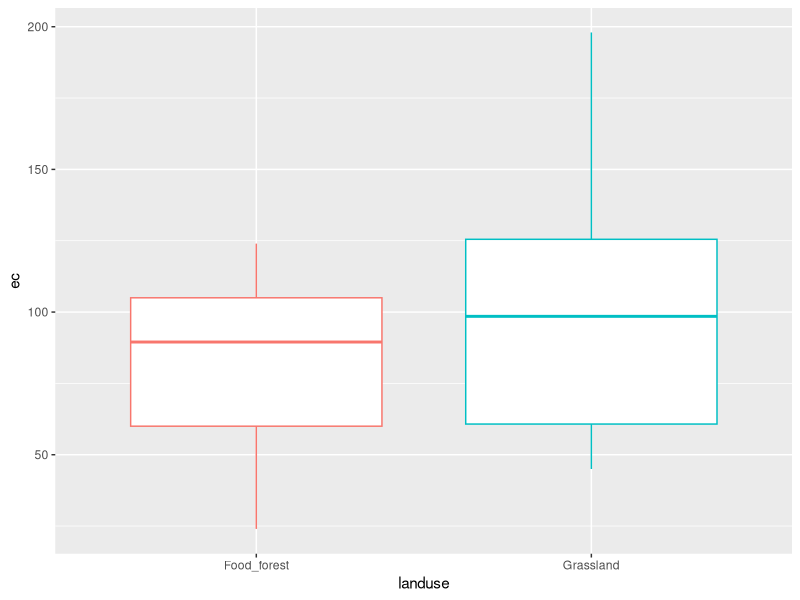
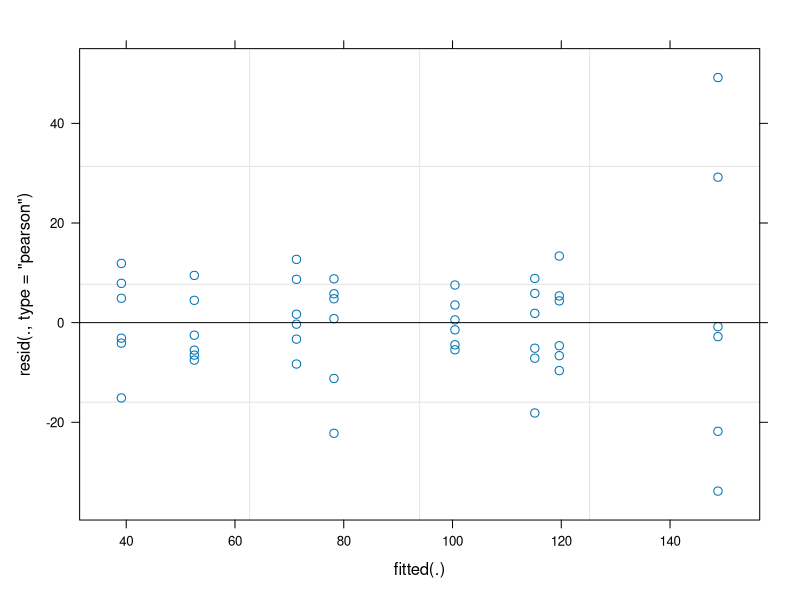
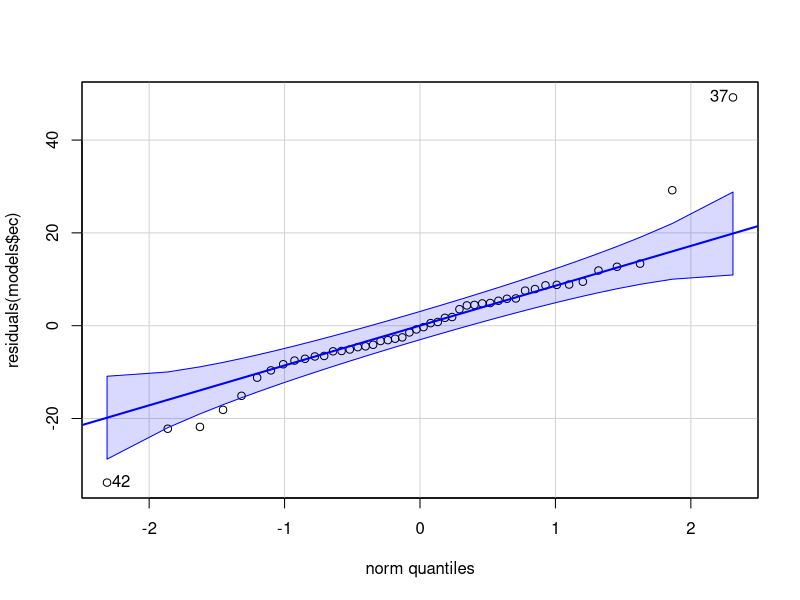
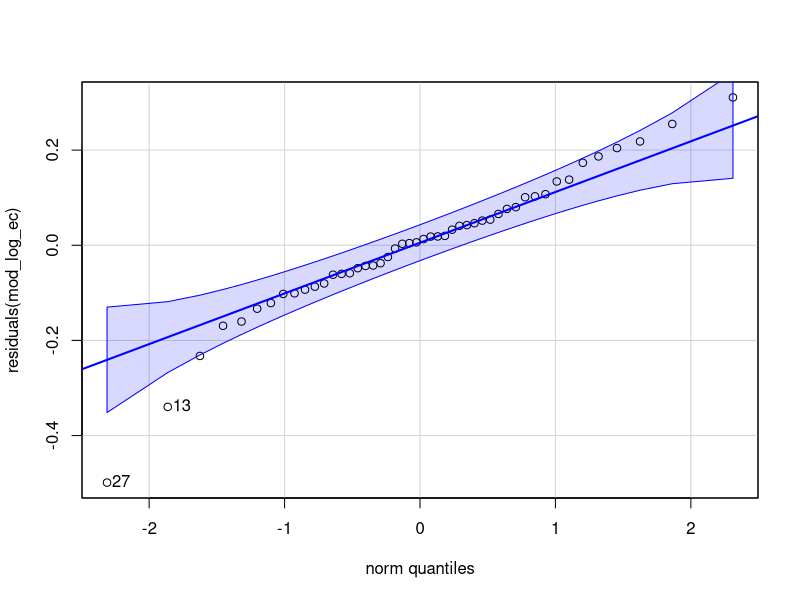
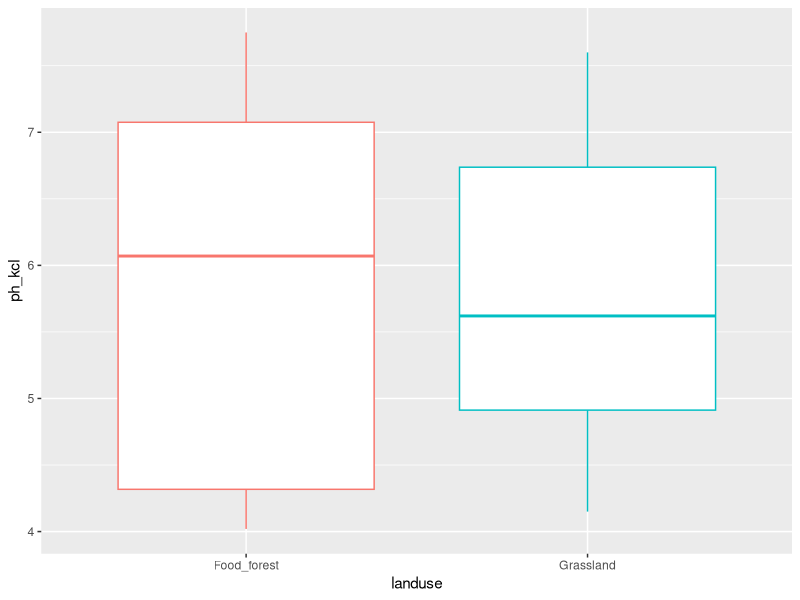
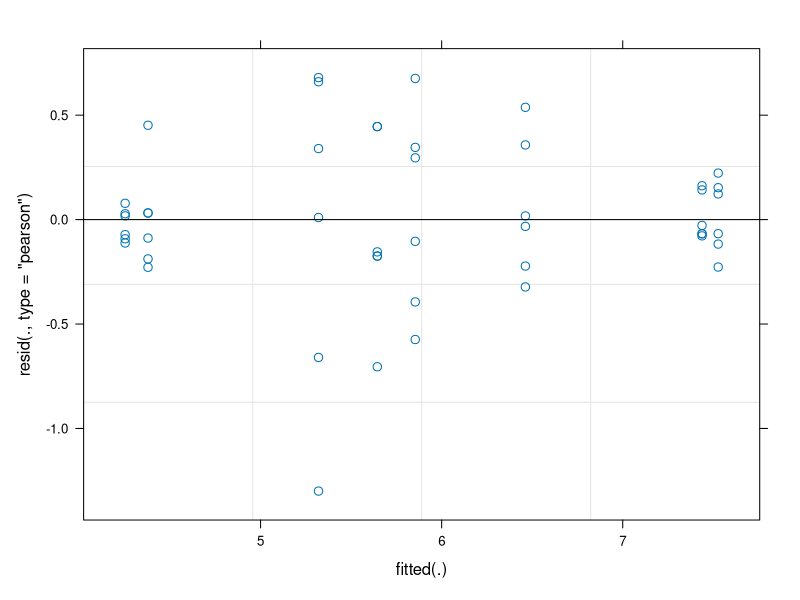
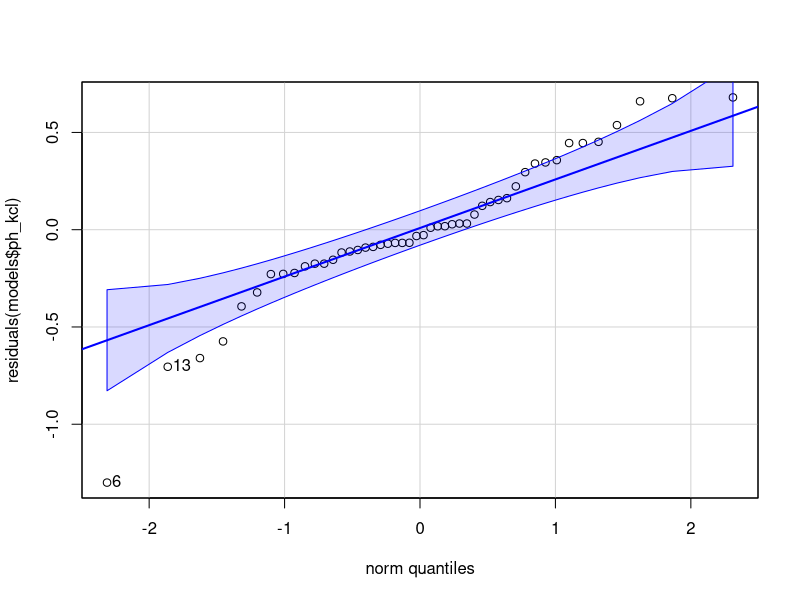
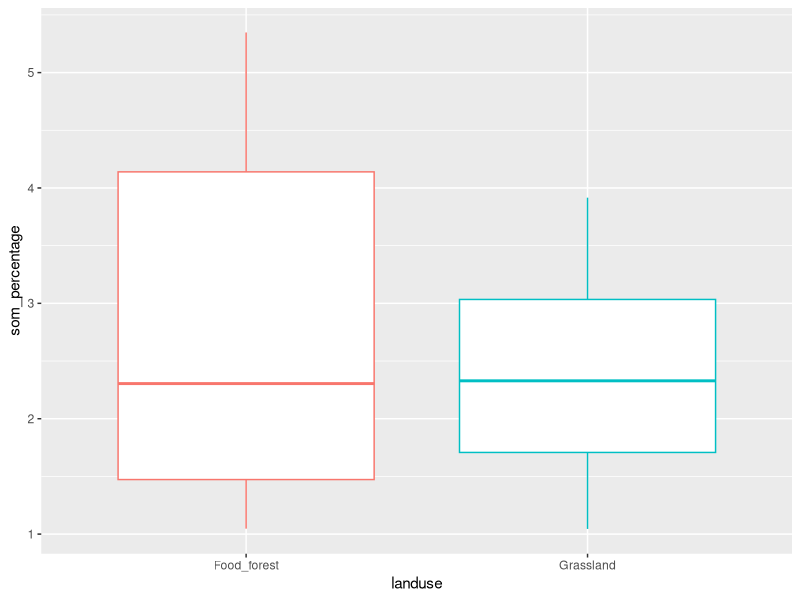

Write the R code that produced these figures, in order.
## ---- chunk 1
knitr::opts_chunk$set(message = FALSE, echo = FALSE, warning = FALSE)
## ---- chunk 2
library(tidyverse)
library(ggpubr)
library(car)
library(gridExtra)
library(flextable)
library(lmerTest)
library(lme4)
library(multcomp)
library(emmeans)
library(broom.mixed)
library(nlme)
library(afex)

## ---- chunk 3
lml <- read_csv2("MASTER_LML.csv")

lml$litter_sp <- factor(lml$litter_sp, levels=c("Alder","Hazel","Chestnut"))
lml$mesh_size <- factor(lml$mesh_size, levels=c("Fine","Medium","Coarse"))

mt <- read_csv2("MASTERFILE_decomp_10.csv")
cnp <- read_csv("CNP_data.csv")

mt_1 <- mt %>% left_join(cnp, by="code")

mt_2 <- mt_1 %>% mutate(age = 2021-year_of_landuse,
                      earthworms_2021 = compost_worms + soil_eating_worms + pendelaars)

mt_2 <- mt_2 %>% rowwise() %>% mutate(earthworms_2022 = sum(c_across(contains("Abundance")))*10)
mt_2 <- mt_2 %>% rename("vb_code" = "code")

# join litter mass data with landuse & location data
mt_2_lu_loc <- mt_2 %>% dplyr::select(vb_code, landuse, location)
lml_2 <- lml %>% left_join(mt_2_lu_loc, by ="vb_code")

# mt_3 <- mt_2 %>% filter(plot_nr < 5)

# sum columns mites and earthworms
mt_4 <- cbind(mt_2, mites_sum = rowSums(mt_2[c('Mites_oribatid_kg','Mites_other_kg')]))
mt_4 <- cbind(mt_4, biomass_ew_total = 
                rowSums(mt_2[c('Biomass_anecic','Biomass_endogeic','Biomass_epigeic','Biomass_juvenile')])*10)

# sum bacteria + actinos
mt_4 <- cbind(mt_4, bact_total = rowSums(mt_4[c("Bacteria_total","Actinobacteria_total")]))

## ---- chunk 4
# variables

vars <- mt_4 %>%
  dplyr::select(ph_kcl, som_percentage, b.d., ec, moisture_percentage, NO2_NO3_mg_kg, NH4_mg_kg,
            Total_P_mg_kg, Olsen_P_mg_kg, earthworms_2022, biomass_ew_total,
            Springtails_nr_kg, Mites_oribatid_kg, Mites_other_kg, nr_nematodes_gr_dry,
            Bacteria_total, bact_total, Microbial, Actinobacteria_total, Fungi_total, Total_plfa, AMF_NLFA,
            C_total, N_total, P_total, bact_total) %>%
  names() %>%
  set_names()

# normality and equal variances

normality <- map(vars, ~gghistogram(mt_4, .x,  fill = 'lightgrey', na.rm=TRUE))
plots_list <- map(normality, ~.x)
# grid.arrange(grobs = plots_list, ncol = 2, nrow = 10)

variances_loc_lu <- map(vars, ~leveneTest(mt_4[[.x]] ~ landuse * location, data = mt_4))

# tab_var <- mt_4 %>% group_by(landuse, location) %>% 
#   dplyr::select(ph_kcl, som_percentage, b.d.,                                                
#                 moisture_percentage, 
#                 NO2_NO3_mg_kg, NH4_mg_kg, Total_P_mg_kg, Olsen_P_mg_kg, earthworms_2022, 
#                 biomass_ew_total, Springtails_nr_kg, Mites_oribatid_kg, Mites_other_kg, 
#                 nr_nematodes_gr_dry,Bacteria_total, Microbial, Actinobacteria_total, 
#                 Fungi_total, Total_plfa, AMF_NLFA) %>% 
#           summarize_all(var, na.rm=TRUE) %>% mutate(across(where(is.numeric), round, 1))
# 
# tab_var %>% pivot_longer(cols=c(ph_kcl:AMF_NLFA)) %>% 
#                   pivot_wider(names_from = c(landuse,location),values_from = value) %>%
#             flextable()  %>%
#             set_table_properties(layout = "autofit")


## ---- chunk 5
# list of model outputs ANOVA
models <- list()
for (i in c('ph_kcl','som_percentage','b.d.','moisture_percentage', 'ec', 'NO2_NO3_mg_kg','NH4_mg_kg',
            'Total_P_mg_kg','Olsen_P_mg_kg','C_total','N_total','P_total',
            'earthworms_2022','biomass_ew_total',
            'Springtails_nr_kg','Mites_oribatid_kg','Mites_other_kg','nr_nematodes_gr_dry',
            'Bacteria_total','Microbial','Actinobacteria_total','Fungi_total','Total_plfa','AMF_NLFA', 'bact_total')) {
  f <- formula(paste(i,"~ landuse + (1|location/landuse)"))
  models[[i]] <- lmerTest::lmer(f, data=mt_4, na.action = "na.omit")
}
## ---- chunk 6
mt_4 %>% group_by(landuse) %>% summarize(mean=mean(ec),sd=sd(ec),var=var(ec))
variances_loc_lu$ec
mt_4 %>% group_by(landuse) %>% ggplot(aes(x=landuse, y=ec, color=landuse)) + geom_boxplot() + theme(legend.position='none')
plot(models$ec)
qqPlot(residuals(models$ec))
anova(models$ec)
shapiro.test(residuals(models$ec))

var_log_ec <- leveneTest(log(ec) ~ landuse * location, data=mt_4) #unequal variances fixed!
mod_log_ec <- lmerTest::lmer(log(ec+0.001) ~ landuse + (1|location/landuse), data=mt_4,
                  na.action = "na.omit")
qqPlot(residuals(mod_log_ec))
shapiro.test(residuals(mod_log_ec))
anova(mod_log_ec)

## ---- chunk 7
mt_4 %>% group_by(landuse, location) %>% summarize(mean=mean(ph_kcl),sd=sd(ph_kcl),var=var(ph_kcl))
# variances_loc_lu$ph_kcl
mt_4 %>% group_by(landuse) %>% ggplot(aes(x=landuse, y=ph_kcl, color=landuse)) + geom_boxplot() + theme(legend.position='none')
plot(models$ph_kcl)
qqPlot(residuals(models$ph_kcl))
# shapiro.test(residuals(models$ph_kcl))
# anova(models$ph_kcl)
# ranef(models$ph_kcl)

# exp(pH)
var_exp_ph <- leveneTest(exp(ph_kcl) ~ landuse * location, data=mt_4) #Still unequal variance!!
mod_exp_ph <- lmerTest::lmer(exp(ph_kcl) ~ landuse + (1|location/landuse), data=mt_4,
                  na.action = "na.omit")
# qqPlot(residuals(mod_exp_ph))
# shapiro.test(residuals(mod_exp_ph)) # normality fixed
# anova(mod_exp_ph)

#GLMM linear with log link
ph_glmm_log <- lme4::glmer(ph_kcl ~ landuse + (1|location/landuse), data=mt_4, na.action = "na.omit", family=gaussian(link="log"))
Anova(ph_glmm_log, type=3)
summary(ph_glmm_log)

summary(glht(ph_glmm_log, mcp(landuse = "Tukey")), test=adjusted("fdr"))
## ---- chunk 8
mt_4 %>% group_by(landuse, location) %>% 
    summarize(mean=mean(som_percentage),sd=sd(som_percentage),var=var(som_percentage))
# variances_loc_lu$som_percentage
mt_4 %>% group_by(landuse) %>% ggplot(aes(x=landuse, y=som_percentage, color=landuse)) + geom_boxplot() + theme(legend.position='none')
plot(models$som_percentage)
qqPlot(residuals(models$som_percentage))
# shapiro.test(residuals(models$som_percentage))
# anova(models$som_percentage)
# summary(models$som_percentage)

som_glmm <- lme4::glmer(som_percentage ~ landuse + (1|location/landuse), data=mt_4, na.action = "na.omit", family=gaussian(link="identity"))
anova(som_glmm)
summary(som_glmm)

## ---- chunk 9
mt_4 %>% group_by(landuse, location) %>% 
          summarize(mean=mean(b.d.),sd=sd(b.d.),var=var(b.d.))
# variances_loc_lu$b.d.
mt_4 %>% group_by(landuse) %>% ggplot(aes(x=landuse, y=b.d., color=landuse)) + geom_boxplot() + theme(legend.position='none')
plot(models$b.d.)
qqPlot(residuals(models$b.d.))
# shapiro.test(residuals(models$b.d.))
# anova(models$b.d.)
## ---- chunk 10
mt_4 %>% group_by(landuse, location) %>% 
  summarize(mean=mean(moisture_percentage),sd=sd(moisture_percentage),
            var=var(moisture_percentage))
# variances_loc_lu$moisture_percentage
mt_4 %>% group_by(landuse) %>% ggplot(aes(x=landuse, y=moisture_percentage,
                                          color=landuse)) + geom_boxplot() + 
          theme(legend.position='none')
plot(models$moisture_percentage)
qqPlot(residuals(models$moisture_percentage))
# shapiro.test(residuals(models$moisture_percentage))
# anova(models$moisture_percentage)
## ---- chunk 11
mt_4 %>% group_by(landuse, location) %>% 
  summarize(mean=mean(NO2_NO3_mg_kg),sd=sd(NO2_NO3_mg_kg),var=var(NO2_NO3_mg_kg))
# variances_loc_lu$NO2_NO3_mg_kg
mt_4 %>% group_by(landuse) %>% ggplot(aes(x=landuse, y=NO2_NO3_mg_kg, color=landuse)) + 
    geom_boxplot() + theme(legend.position='none')
plot(models$NO2_NO3_mg_kg)
qqPlot(residuals(models$NO2_NO3_mg_kg))
# shapiro.test(residuals(models$NO2_NO3_mg_kg))
# anova(models$NO2_NO3_mg_kg)

# Log transformation
var_log_N <- leveneTest(log(NO2_NO3_mg_kg) ~ landuse * location, data=mt_4) #UNEQUAL VARIANCES FIXED!
mod_log_N <- lmerTest::lmer(log(NO2_NO3_mg_kg+0.001) ~ landuse + (1|location/landuse), data=mt_4,
                  na.action = "na.omit")
# qqPlot(residuals(mod_log_N))
# shapiro.test(residuals(mod_log_N))
## ---- chunk 12
mt_4 %>% group_by(landuse, location) %>% summarize(mean=mean(NH4_mg_kg),sd=sd(NH4_mg_kg),var=var(NH4_mg_kg))
# variances_loc_lu$NH4_mg_kg
mt_4 %>% group_by(landuse) %>% ggplot(aes(x=landuse, y=NH4_mg_kg, color=landuse)) + geom_boxplot() + theme(legend.position='none')
plot(models$NH4_mg_kg)
qqPlot(residuals(models$NH4_mg_kg))
# shapiro.test(residuals(models$NH4_mg_kg))
# anova(models$NH4_mg_kg)

var_log_N_2 <- leveneTest(log(NH4_mg_kg) ~ landuse * location, data=mt_4) 
mod_log_N_2 <- lmerTest::lmer(log(NH4_mg_kg+0.001) ~ landuse + (1|location/landuse), data=mt_4,
                  na.action = "na.omit")
# qqPlot(residuals(mod_log_N_2))
# plot(mod_log_N_2)
# shapiro.test(residuals(mod_log_N_2)) #non-normality fixed!!
# anova(mod_log_N_2)
## ---- chunk 13
mt_4 %>% group_by(landuse, location) %>% summarize(mean=mean(Total_P_mg_kg),sd=sd(Total_P_mg_kg),var=var(Total_P_mg_kg))
# variances_loc_lu$Total_P_mg_kg
mt_4 %>% group_by(landuse) %>% ggplot(aes(x=landuse, y=Total_P_mg_kg, color=landuse)) + geom_boxplot() + theme(legend.position='none')
plot(models$Total_P_mg_kg)
qqPlot(residuals(models$Total_P_mg_kg))
shapiro.test(residuals(models$Total_P_mg_kg))

# Log transformation FIXED!!
var_log_P <- leveneTest(log(Total_P_mg_kg) ~ landuse * location, data=mt_4)
mod_log_P <- lmerTest::lmer(log(Total_P_mg_kg+0.001) ~ landuse + (1|location/landuse), data=mt_4,
                  na.action = "na.omit")
qqPlot(residuals(mod_log_P))
shapiro.test(residuals(mod_log_P))
anova(mod_log_P)
## ---- chunk 14
mt_4 %>% group_by(landuse, location) %>% summarize(mean=mean(Olsen_P_mg_kg),sd=sd(Olsen_P_mg_kg),var=var(Olsen_P_mg_kg))
variances_loc_lu$Olsen_P_mg_kg
mt_4 %>% group_by(landuse) %>% ggplot(aes(x=landuse, y=Olsen_P_mg_kg, color=landuse)) + geom_boxplot() + theme(legend.position='none')
plot(models$Olsen_P_mg_kg)
qqPlot(residuals(models$Olsen_P_mg_kg))
shapiro.test(residuals(models$Olsen_P_mg_kg))

# Log transformation FIXED!!
var_log_P_2 <- leveneTest(log(Olsen_P_mg_kg) ~ landuse * location, data=mt_4) #unequal variances fixed!
mod_log_P_2 <- lmerTest::lmer(log(Olsen_P_mg_kg+0.001) ~ landuse + (1|location/landuse), data=mt_4,
                  na.action = "na.omit")
qqPlot(residuals(mod_log_P_2))
shapiro.test(residuals(mod_log_P_2))
anova(mod_log_P_2)
## ---- chunk 15
mt_4 %>% group_by(landuse, location) %>% summarize(mean=mean(N_total),sd=sd(N_total),var=var(N_total))
# variances_loc_lu$N_total
mt_4 %>% group_by(landuse) %>% ggplot(aes(x=landuse, y=N_total, color=landuse)) + geom_boxplot() + theme(legend.position='none')
plot(models$N_total)
qqPlot(residuals(models$N_total))
shapiro.test(residuals(models$N_total))

# Log transformation FIXED!!
var_log_N_3 <- leveneTest(log(N_total) ~ landuse * location, data=mt_4)
mod_log_N_3 <- lmerTest::lmer(log(N_total+0.001) ~ landuse + (1|location/landuse), data=mt_4,
                  na.action = "na.omit")
qqPlot(residuals(mod_log_N_3))
shapiro.test(residuals(mod_log_N_3)) # Non-normality fixed!!!!
anova(mod_log_N_3)
## ---- chunk 16
mt_4 %>% group_by(landuse, location) %>% summarize(mean=mean(C_total),sd=sd(C_total),var=var(C_total))
# variances_loc_lu$C_total
mt_4 %>% group_by(landuse) %>% ggplot(aes(x=landuse, y=C_total, color=landuse)) + geom_boxplot() + theme(legend.position='none')
plot(models$C_total)
qqPlot(residuals(models$C_total))
shapiro.test(residuals(models$C_total))

# Log transformation FIXED!!
var_log_C <- leveneTest(log(C_total) ~ landuse * location, data=mt_4)
mod_log_C <- lmerTest::lmer(log(C_total+0.001) ~ landuse + (1|location/landuse), data=mt_4,
                  na.action = "na.omit")
qqPlot(residuals(mod_log_C))
shapiro.test(residuals(mod_log_C)) # Non-normality fixed!!!!
anova(mod_log_C)
## ---- chunk 17
mt_4 %>% group_by(landuse, location) %>% summarize(mean=mean(earthworms_2022, na.rm=TRUE),sd=sd(earthworms_2022, na.rm=TRUE),var=var(earthworms_2022, na.rm=TRUE))
# variances_loc_lu$earthworms_2022
mt_4 %>% group_by(landuse) %>% ggplot(aes(x=landuse, y=earthworms_2022, color=landuse)) + geom_boxplot() + theme(legend.position='none')
plot(models$earthworms_2022)
qqPlot(residuals(models$earthworms_2022))
# shapiro.test(residuals(models$earthworms_2022))
anova(models$earthworms_2022)
## ---- chunk 18
mt_4 %>% group_by(landuse, location) %>% summarize(mean=mean(biomass_ew_total, na.rm=TRUE),sd=sd(biomass_ew_total, na.rm=TRUE),var=var(biomass_ew_total, na.rm=TRUE))
# variances_loc_lu$biomass_ew_total
mt_4 %>% group_by(landuse) %>% ggplot(aes(x=landuse, y=biomass_ew_total, color=landuse)) + geom_boxplot() + theme(legend.position='none')
plot(models$biomass_ew_total)
qqPlot(residuals(models$biomass_ew_total))
# shapiro.test(residuals(models$biomass_ew_total))
anova(models$biomass_ew_total)

## ---- chunk 19
mt_4 %>% group_by(landuse, location) %>% summarize(mean=mean(Springtails_nr_kg, na.rm=TRUE),sd=sd(Springtails_nr_kg, na.rm=TRUE),var=var(Springtails_nr_kg, na.rm=TRUE))
# variances_loc_lu$Springtails_nr_kg
mt_4 %>% group_by(landuse) %>% ggplot(aes(x=landuse, y=Springtails_nr_kg, color=landuse)) + geom_boxplot()  + theme(legend.position='none')
plot(models$Springtails_nr_kg)
qqPlot(residuals(models$Springtails_nr_kg))
# shapiro.test(residuals(models$Springtails_nr_kg))
anova(models$Springtails_nr_kg)

## ---- chunk 20
normality$Mites_oribatid_kg
mt_4 %>% group_by(landuse, location) %>% summarize(mean=mean(Mites_oribatid_kg, na.rm=TRUE),sd=sd(Mites_oribatid_kg, na.rm=TRUE),var=var(Mites_oribatid_kg, na.rm=TRUE))
# variances_loc_lu$Mites_oribatid_kg
mt_4 %>% group_by(landuse) %>% ggplot(aes(x=landuse, y=Mites_oribatid_kg, color=landuse)) + geom_boxplot()  + theme(legend.position='none')
plot(models$Mites_oribatid_kg)
qqPlot(residuals(models$Mites_oribatid_kg))
# shapiro.test(residuals(models$Mites_oribatid_kg))
# anova(models$Mites_oribatid_kg)

# Log transformation
# var_log_ori <- leveneTest(log(Mites_oribatid_kg) ~ landuse * location, data=mt_4)
mod_log_ori <- lmer(log(Mites_oribatid_kg+0.0001) ~ landuse + (1|location/landuse), data=mt_4,
                  na.action = "na.omit")
# qqPlot(residuals(mod_log_ori))
# shapiro.test(residuals(mod_log_ori)) # DOESNT HELP!!

# exp transformation
# var_sqrt_ori <- leveneTest(sqrt(Mites_oribatid_kg) ~ landuse * location, data=mt_4)
mod_sqrt_ori <- lmer(sqrt(Mites_oribatid_kg) ~ landuse + (1|location/landuse), data=mt_4,
                  na.action = "na.omit")
qqPlot(residuals(mod_sqrt_ori))
shapiro.test(residuals(mod_sqrt_ori))
anova(mod_sqrt_ori)

#GLMM
glmm_ori <- lme4::glmer(Mites_oribatid_kg  ~ landuse + (1|location/landuse), data=mt_4,
                  na.action = "na.omit", family=poisson(link="log"))
anova(glmm_ori)
shapiro.test(residuals(glmm_ori)) # almost fixed!!
plot(glmm_ori)
summary(glht(glmm_ori, mcp(landuse = "Tukey")), test=adjusted("fdr")) # check adjusted fdr (Benjamini and Hochberg)
qqPlot(residuals(glmm_ori))
## ---- chunk 21
mt_4 %>% group_by(landuse, location) %>% summarize(mean=mean(Mites_other_kg, na.rm=TRUE),sd=sd(Mites_other_kg, na.rm=TRUE),var=var(Mites_other_kg, na.rm=TRUE))
# variances_loc_lu$Mites_other_kg
mt_4 %>% group_by(landuse) %>% ggplot(aes(x=landuse, y=Mites_other_kg, color=landuse)) + geom_boxplot() + theme(legend.position='none')
plot(models$Mites_other_kg)
qqPlot(residuals(models$Mites_other_kg))
shapiro.test(residuals(models$Mites_other_kg))
anova(models$Mites_other_kg)

# Log transformation
var_log_mit <- leveneTest(log(Mites_other_kg) ~ landuse * location, data=mt_4)
mod_log_mit <- lmer(log(Mites_other_kg+0.0001) ~ landuse + (1|location/landuse), data=mt_4,
                  na.action = "na.omit")
qqPlot(residuals(mod_log_mit))
shapiro.test(residuals(mod_log_mit)) # Normal residuals!!
anova(mod_log_mit)

var_sqrt_mit <-leveneTest(sqrt(Mites_other_kg)~ landuse * location, data=mt_4)
mod_sqrt_mit <- lmer(sqrt(Mites_other_kg) ~ landuse + (1|location/landuse), data=mt_4,
                  na.action = "na.omit")
shapiro.test(residuals(mod_sqrt_mit))
anova(mod_sqrt_mit)
## ---- chunk 22
mt_4 %>% group_by(landuse, location) %>% summarize(mean=mean(bact_total),sd=sd(bact_total),var=var(bact_total))
variances_loc_lu$bact_total
mt_4 %>% group_by(landuse) %>% ggplot(aes(x=landuse, y=bact_total, color=landuse)) + geom_boxplot() + theme(legend.position='none')
plot(models$bact_total)
qqPlot(residuals(models$bact_total))
# shapiro.test(residuals(models$bact_total))
anova(models$bact_total)

# Log transformation
var_log_bact <- leveneTest(log(bact_total) ~ landuse * location, data=mt_4) #equal variances!!
mod_log_bact <- lmer(log(bact_total+0.0001) ~ landuse + (1|location/landuse), data=mt_4,
                  na.action = "na.omit")
qqPlot(residuals(mod_log_bact))
shapiro.test(residuals(mod_log_bact))
anova(mod_log_bact)
## ---- chunk 23
mt_4 %>% group_by(landuse, location) %>% summarize(mean=mean(Microbial),sd=sd(Microbial),var=var(Microbial))
variances_loc_lu$Microbial
mt_4 %>% group_by(landuse) %>% ggplot(aes(x=landuse, y=Microbial, color=landuse)) + geom_boxplot() + theme(legend.position='none')
plot(models$Microbial)
qqPlot(residuals(models$Microbial))
# shapiro.test(residuals(models$Microbial))
anova(models$Microbial)
## ---- chunk 24
mt_4 %>% group_by(landuse, location) %>% summarize(mean=mean(Actinobacteria_total),sd=sd(Actinobacteria_total),var=var(Actinobacteria_total))
variances_loc_lu$Actinobacteria_total
mt_4 %>% group_by(landuse) %>% ggplot(aes(x=landuse, y=Actinobacteria_total, color=landuse)) + geom_boxplot() + theme(legend.position='none')
plot(models$Actinobacteria_total)
qqPlot(residuals(models$Actinobacteria_total))
# shapiro.test(residuals(models$Actinobacteria_total))
anova(models$Actinobacteria_total)

# Log transformation
var_log_act <- leveneTest(log(Actinobacteria_total) ~ landuse * location, data=mt_4) #equal variances!!
mod_log_act <- lmer(log(Actinobacteria_total+0.0001) ~ landuse + (1|location/landuse), data=mt_4,
                  na.action = "na.omit")
qqPlot(residuals(mod_log_act))
shapiro.test(residuals(mod_log_act))
anova(mod_log_act)
## ---- chunk 25
mt_4 %>% group_by(landuse, location) %>% summarize(mean=mean(Fungi_total),sd=sd(Fungi_total),var=var(Fungi_total))
# variances_loc_lu$Fungi_total
mt_4 %>% group_by(landuse) %>% ggplot(aes(x=landuse, y=Fungi_total, color=landuse)) + geom_boxplot() + theme(legend.position='none')
plot(models$Fungi_total)
qqPlot(residuals(models$Fungi_total))
shapiro.test(residuals(models$Fungi_total))
anova(models$Fungi_total)

# Log transformation
var_log_fun <- leveneTest(log(Fungi_total) ~ landuse * location, data=mt_4) #equal variances!!
mod_log_fun <- lmer(log(Fungi_total+0.0001) ~ landuse + (1|location/landuse), data=mt_4,
                  na.action = "na.omit")
qqPlot(residuals(mod_log_fun))
shapiro.test(residuals(mod_log_fun))
anova(mod_log_fun)
## ---- chunk 26
mt_4 %>% group_by(landuse, location) %>% summarize(mean=mean(Total_plfa),sd=sd(Total_plfa),var=var(Total_plfa))
variances_loc_lu$Total_plfa
mt_4 %>% group_by(landuse) %>% ggplot(aes(x=landuse, y=Total_plfa, color=landuse)) + geom_boxplot() + theme(legend.position='none')
plot(models$Total_plfa)
qqPlot(residuals(models$Total_plfa))
# shapiro.test(residuals(models$Total_plfa))
anova(models$Total_plfa)

# Log transformation
var_log_plfa <- leveneTest(log(Total_plfa) ~ landuse * location, data=mt_4) #equal variances!!
mod_log_plfa <- lmer(log(Total_plfa+0.0001) ~ landuse + (1|location/landuse), data=mt_4,
                  na.action = "na.omit")
qqPlot(residuals(mod_log_plfa))
shapiro.test(residuals(mod_log_plfa))
anova(mod_log_plfa)
## ---- chunk 27
mt_4 %>% group_by(location,landuse) %>% summarize(mean=mean(AMF_NLFA),sd=sd(AMF_NLFA),var=var(AMF_NLFA))
variances_loc_lu$AMF_NLFA
mt_4 %>% group_by(landuse) %>% ggplot(aes(x=landuse, y=AMF_NLFA, color=landuse)) + geom_boxplot() + theme(legend.position='none')
plot(models$AMF_NLFA)
qqPlot(residuals(models$AMF_NLFA))
shapiro.test(residuals(models$AMF_NLFA))
anova(models$AMF_NLFA)

# log transform AMF
mod_log_amf <- lmer(log(AMF_NLFA) ~ landuse + (1|location), data=mt_4, na.action = "na.omit")
var_log_amf <- leveneTest(log(AMF_NLFA) ~ landuse * location, data=mt_4) # EQUAL VARIANCES!!
qqPlot(residuals(mod_log_amf))
shapiro.test(residuals(mod_log_amf)) #NORMAL!!
anova(mod_log_amf)

# Generalized least squares
gls_AMF <- gls(AMF_NLFA ~ landuse, data=mt_4, na.action = na.omit, weights=varPower())
# weights=varPower() 
# weights = varIdent(form= ~1|location)
# correlation = corAR1(form = ~ 1 | location)
summary(gls_AMF)
anova(gls_AMF)
plot(gls_AMF)
# cld(lsmeans(models$gls_AMF,~ landuse, adjust="tukey"), Letters = c(letters)) doesnt work for gls()
qqPlot(residuals(gls_AMF))
shapiro.test(residuals(gls_AMF))
# 
# ## Run the following lines. These introduce methods for 'gls' objects.
# model.matrix.gls<-function(object,...){
# 	model.matrix(terms(object),data=getData(object),...)
# }
# model.frame.gls<-function(object,...){
# 	model.frame(formula(object),data=getData(object),...)
# }
# terms.gls<-function(object,...){
# 	terms(model.frame(object),...)
# }
# # The line below gives pairwise comparisons now.  Note that the above
# # performs t-tests for all pairwise differences.
# multCompTukey <- glht(gls_AMF, linfct = mcp(landuse = "Tukey"))

## ---- chunk 28
citation("lmerTest")
